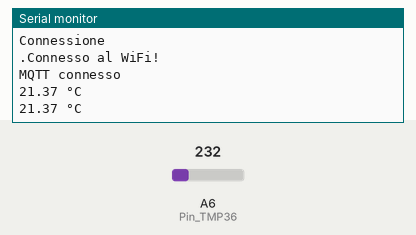
Recording of a sketch running on a simulated Arduino MKR. Shown: the last lines printed to the serial monitor. Inputs (shaded band) come from the test bench; at power-on: A6 (Pin_TMP36) = 232. WiFi joins after 1.5 s; servers stay silent unless stated; no MQTT or app messages arrive unless stated.

Above: at 3.7 s.
3.8 s: A6 (Pin_TMP36) set to 250
At 4.5 s:
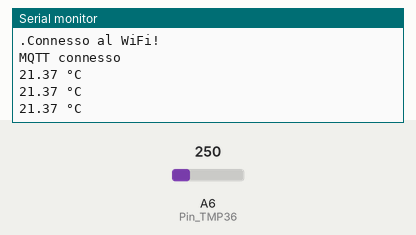
5.3 s: A6 (Pin_TMP36) set to 266
At 6.0 s:
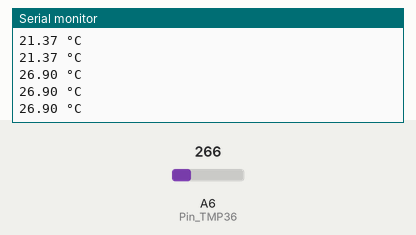
Timing chart, 0 to 8.3 s (numbered marks = the images above; inputs shaded):
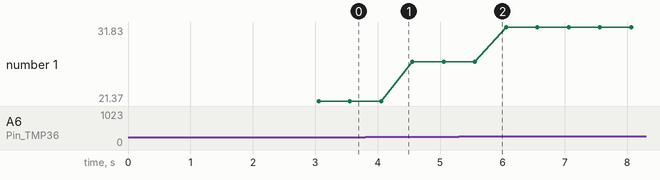

Measured:
- plotted number 1: 21.37 → 26.9 after the input at 3.8 s, 26.9 → 31.83 after the input at 5.3 s

The sketch:

mkr_wifi_1010_MQTT_TMP36.ino
```cpp
// MQTT PUBLISHER con MKR WiFi-1010 e TMP36

//#include "secrets.h"  // inserire un nuovo file nella stessa cartella del filo *.ino con i dati ID e PW della rete
#include <WiFiNINA.h>
#include <PubSubClient.h>
#include <avr/dtostrf.h>

const char WIFI_SSID[] = "metti il nome della rete";  // commentare queste due righe se si usa "secrets.h"
const char WIFI_PASS[] = "metti la password";

WiFiClient wifi;
int status = WL_IDLE_STATUS;

IPAddress server(192, 168, 1, 52);
PubSubClient client(wifi);

unsigned long t1, dt;
int stato = 0;

// VARIABILI PER IL TERMOMETRO
int val_Adc = 0;
float temp = 0;
const int Pin_TMP36 = A6; //variabile lettura sensore

char result[8]; // Buffer big enough for 7-character float


void setup() {
  //while(!Serial){ ; }   // Attendo che sia pronta la Seriale
  Serial.begin(9600);   // La configuro
  Serial.println("Connessione");
  while(status != WL_CONNECTED){
    status = WiFi.begin(WIFI_SSID, WIFI_PASS); Serial.print("."); delay(1000);
  }
  Serial.println("Connesso al WiFi!\n");

  client.setServer(server, 1883);   // Settaggio e collegamento col server MQTT
  if(client.connect("arduinopub2")){
    Serial.println("MQTT connesso");
    client.subscribe("/temp2");
  }else{
    Serial.println("MQTT non connesso");
    Serial.print("rc = "); Serial.println(client.state());
  }
}


void loop() {
  //Legge il valore dalla porta analogica
  val_Adc = analogRead(Pin_TMP36);
  // Converte il valore in temperatura
  float temp = ((val_Adc /1024.0) * 3.15 - .5) * 100;
  //Pausa di mezzo secondo tra le misure
  delay( 500 );
  dtostrf(temp, 6, 2, result); // Leave room for too large numbers!
  client.publish("/temp2", result);
  Serial.print(temp);
  Serial.println(" °C");
}


// Fonte Aliverti https://www.youtube.com/watch?v=cLRuWwKkSp4
//                e per secrets.h https://www.youtube.com/watch?v=k5HJ6G0YeWw
// MKR1010 Hardware https://www.mischianti.org/it/2021/06/14/arduino-mkr-wifi-1010-piedinatura-ad-alta-risoluzione-e-specifiche/

// Fonte per TMP36 Adrirobot http://win.adrirobot.it/sensori/tmp36/scheda_arduino_tmp36.htm#Listato_del_programma

// Fonte https://forum.arduino.cc/t/dtostrf-was-not-declared-in-this-scope/166609/2

// NOTA BENE PER FAR ANDARE MOSQUITTO BISOGNA CAMBIARE IL FILE mosquitto.conf e inserire
// listener 1883
// allow_anonymous true
// e poi usare mosquitto -c mosquitto.conf


/*

// MQTT SUBSCRIBER con MKR WiFi-1010


#include "secrets.h"
#include <WiFiNINA.h>
#include <PubSubClient.h>

WiFiClient wifi;
int status = WL_IDLE_STATUS;

IPAddress server(192, 168, 178, 130);
PubSubClient client(wifi);


void setup() {
  pinMode(13, OUTPUT);
  while(!Serial){ ; } Serial.begin(9600); Serial.println("Ok");
  Serial.print("Connessione");
  while(status != WL_CONNECTED){
    status = WiFi.begin(WIFI_SSID, WIFI_PASS); Serial.print("."); delay(1000);
  }
  Serial.println("Connesso al WiFi!\n");
  client.setServer(server, 1883);
  client.setCallback(callback);
  if(client.connect("arduinosub")){
    Serial.println("MQTT connesso");
    client.subscribe("/prova");
  }else{
    Serial.println("MQTT non connesso");
    Serial.print("rc = "); Serial.println(client.state());
  }
}


void loop() {
  client.loop();
}


void callback(char* topic, byte* payload, unsigned int length){
  String msg;
  for(int i = 0; i < length; i++){
    msg += (char)payload[i];
  }
  if(strcmp(topic, "/prova") == 0){
    if(msg == "on"){
      digitalWrite(13, HIGH); Serial.println("on");
    }else{
      digitalWrite(13, LOW); Serial.println("off");
    }
  }
}


// Fonte https://www.youtube.com/watch?v=k5HJ6G0YeWw


*/
```
